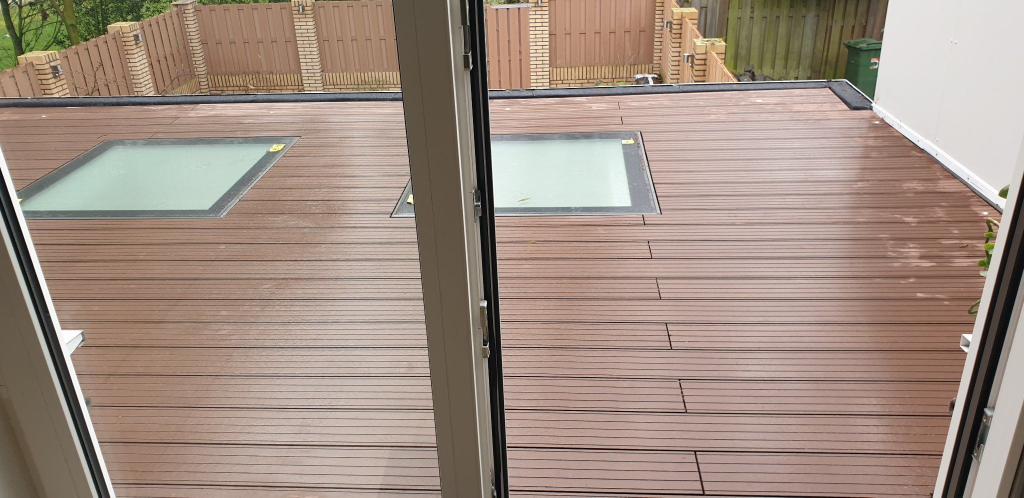
#> input picture assets/aangeleverd/foto-01.jpg, 2048 x 995 px (shown at 1/2 size)
$ python rechtzetten.py ../assets/aangeleverd/foto-01.jpg ../assets/aangeleverd/foto-02.jpg 1.0
#> lines starting #> are read from the running program, lines starting #| are printed output that depends on the picture
#!/usr/bin/env python3
# Zet een scheve foto recht. Detecteert de kleine scheefstand uit de dominante
# horizontale en verticale lijnen, draait die weg, en snijdt het grootste
# rechthoekige vlak met dezelfde beeldverhouding uit - zonder zwarte hoeken.
#
#   python3 tools/rechtzetten.py <in.jpg> <uit.jpg> [hoek]
#
# Zonder [hoek] wordt de hoek automatisch bepaald (begrensd op +-4 graden).
# Met [hoek] wordt die hoek afgedwongen (positief = tegen de klok in rechtzetten).

import sys, math
import numpy as np
from PIL import Image

def grijs_klein(img, maxzij=800):
    g = img.convert("L")
    s = maxzij / max(g.size)
    if s < 1:
        g = g.resize((max(1, int(g.size[0]*s)), max(1, int(g.size[1]*s))))
    return np.asarray(g, dtype=np.float32)

def scheefstand(a):
    # Eenvoudige gradient via centrale verschillen.
    gx = a[1:-1, 2:] - a[1:-1, :-2]
    gy = a[2:, 1:-1] - a[:-2, 1:-1]
    gx = gx[:, :gy.shape[1]]; gy = gy[:gx.shape[0], :]
    mag = np.hypot(gx, gy)
    drempel = np.percentile(mag, 88)
    m = mag > drempel
    if m.sum() < 80:
        return 0.0
    # Richting van de rand staat loodrecht op de gradient.
    rand = np.degrees(np.arctan2(gy[m], gx[m])) + 90.0
    # Vouw naar afwijking van het dichtstbijzijnde veelvoud van 90 graden.
    afw = ((rand + 45.0) % 90.0) - 45.0
    w = mag[m]
    sel = np.abs(afw) <= 5.0
    if sel.sum() < 50:
        return 0.0
    hist, randen = np.histogram(afw[sel], bins=100, range=(-5, 5), weights=w[sel])
    i = int(np.argmax(hist))
    return float((randen[i] + randen[i+1]) / 2)

def grootste_rechthoek(w, h, hoek_rad, doel_aspect):
    # Grootste as-gelijnde rechthoek binnen een om 'hoek' gedraaid w x h beeld.
    s, c = abs(math.sin(hoek_rad)), abs(math.cos(hoek_rad))
    langer = w >= h
    lang, kort = (w, h) if langer else (h, w)
    if kort <= 2*s*c*lang or abs(s-c) < 1e-10:
        x = 0.5*kort
        wr, hr = (x/s, x/c) if langer else (x/c, x/s)
    else:
        c2 = c*c - s*s
        wr = (w*c - h*s)/c2
        hr = (h*c - w*s)/c2
    # Pas de doel-beeldverhouding in deze maximale rechthoek.
    if wr/hr > doel_aspect:
        cw, ch = hr*doel_aspect, hr
    else:
        cw, ch = wr, wr/doel_aspect
    return cw, ch

def main():
    inpad, uitpad = sys.argv[1], sys.argv[2]
    img = Image.open(inpad).convert("RGB")
#> img is the input picture: PIL image 2048x995 RGB; mean R, G, B 161.2, 142.7, 130.6
    W, H = img.size
#> W = 2048; H = 995
    if len(sys.argv) > 3:
        hoek = float(sys.argv[3])
    else:
        a = grijs_klein(img)
        ruw = scheefstand(a)
        # Kies het teken dat de restscheefstand het kleinst maakt.
        beste, best_rest = 0.0, 1e9
        for kand in (ruw, -ruw):
            k = max(-4.0, min(4.0, kand))
            gedr = img.rotate(k, resample=Image.BICUBIC, expand=True)
            rest = abs(scheefstand(grijs_klein(gedr)))
            if rest < best_rest:
                best_rest, beste = rest, k
        hoek = beste
    if abs(hoek) < 0.25:
        img.save(uitpad, quality=95)
        print(f"{inpad}: recht genoeg ({hoek:+.2f} graden), ongewijzigd")
        return
    gedraaid = img.rotate(hoek, resample=Image.BICUBIC, expand=True)
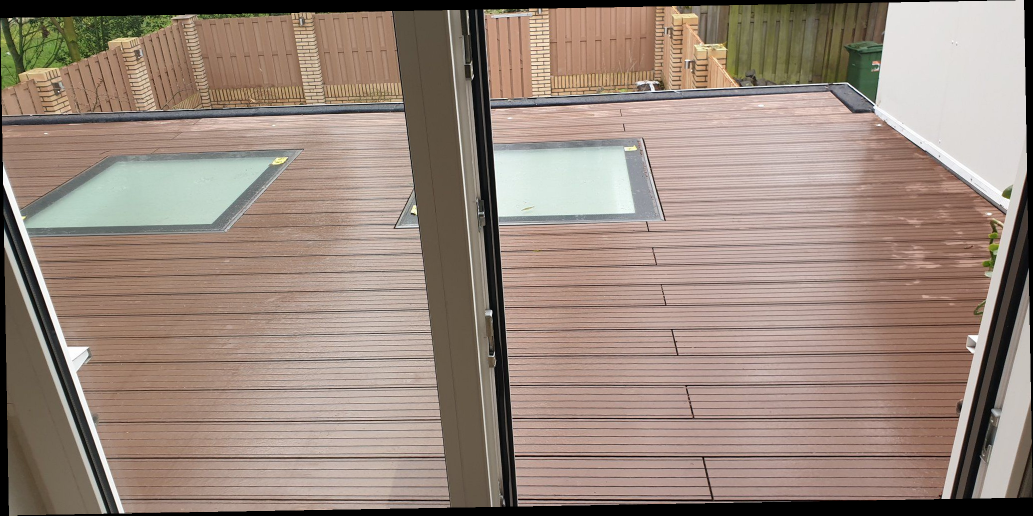
#> gedraaid: PIL image 2066x1031 RGB (shown at 1/2 size); mean R, G, B 153.8, 136.1, 124.5
    GW, GH = gedraaid.size
#> GW = 2066; GH = 1031
    cw, ch = grootste_rechthoek(W, H, math.radians(hoek), W/H)
#> cw = 1975.3; ch = 959.7
    cw, ch = int(cw), int(ch)
#> cw = 1975; ch = 959
    left = (GW - cw)//2; top = (GH - ch)//2
#> after `left = (GW - cw) // 2`: left = 45
#> after `top = (GH - ch) // 2`: top = 36
    bij = gedraaid.crop((left, top, left+cw, top+ch)).resize((W, H), Image.LANCZOS)
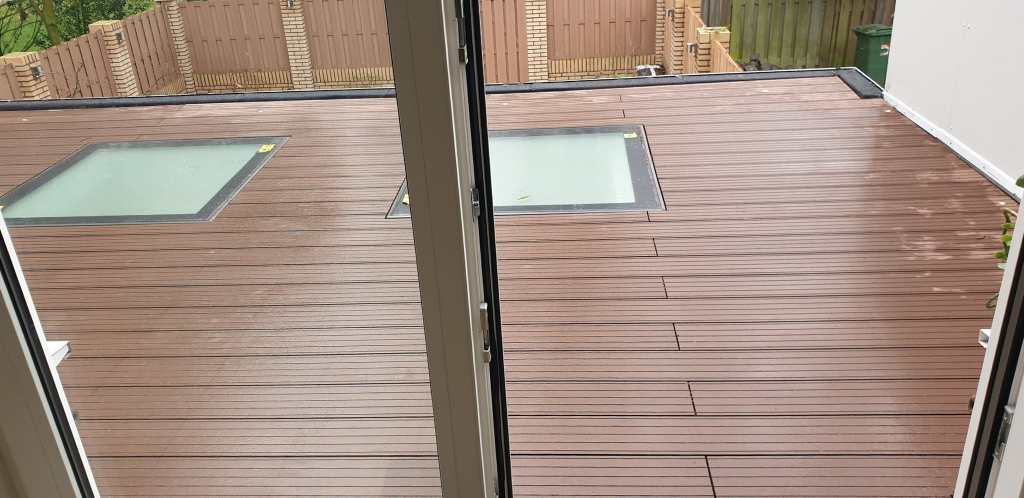
#> bij: PIL image 2048x995 RGB (shown at 1/2 size); mean R, G, B 162.3, 143.3, 131.2
    bij.save(uitpad, quality=95)
    print(f"{inpad}: rechtgezet {hoek:+.2f} graden")

if __name__ == "__main__":
    main()

$ run again, on assets/aangeleverd/foto-03.jpg
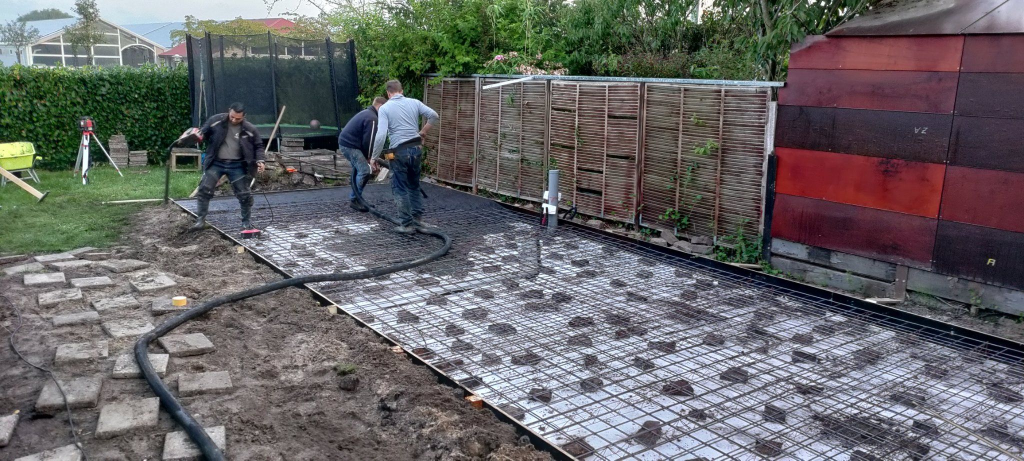
#> input picture assets/aangeleverd/foto-03.jpg, 2048 x 921 px (shown at 1/2 size)
#> in main, img is the input picture: PIL image 2048x921 RGB; mean R, G, B 102.1, 100.8, 101.9
#> in main, `gedraaid = img.rotate(hoek, resample=Image.BICUBIC, expand=True)`:
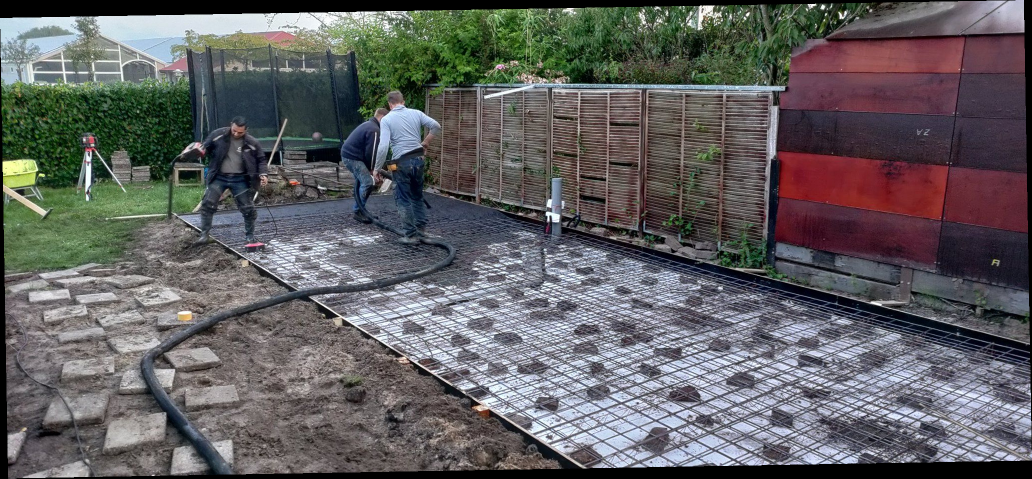
#> gedraaid: PIL image 2064x957 RGB (shown at 1/2 size); mean R, G, B 97, 95.8, 96.8
#> in main, `bij = gedraaid.crop((left, top, left+cw, top+ch)).resize((W, H), Image..`:
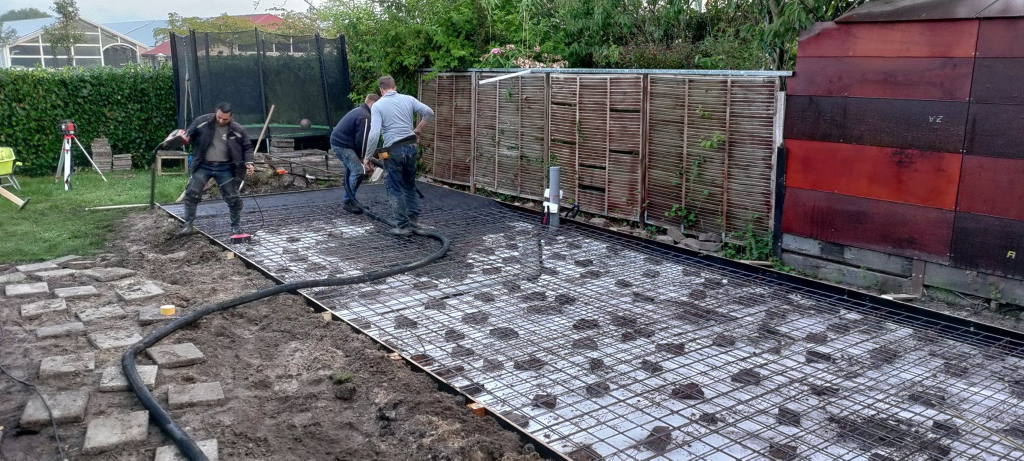
#> bij: PIL image 2048x921 RGB (shown at 1/2 size); mean R, G, B 101.1, 99.5, 101.1

$ run again, on assets/aangeleverd/foto-04.jpg
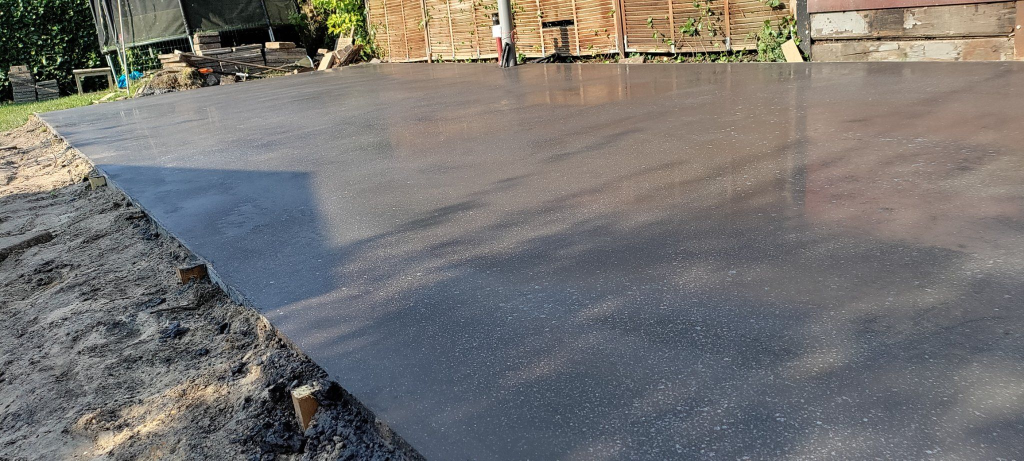
#> input picture assets/aangeleverd/foto-04.jpg, 2048 x 921 px (shown at 1/2 size)
#> in main, img is the input picture: PIL image 2048x921 RGB; mean R, G, B 117.4, 115.3, 113.3
#> in main, `gedraaid = img.rotate(hoek, resample=Image.BICUBIC, expand=True)`:
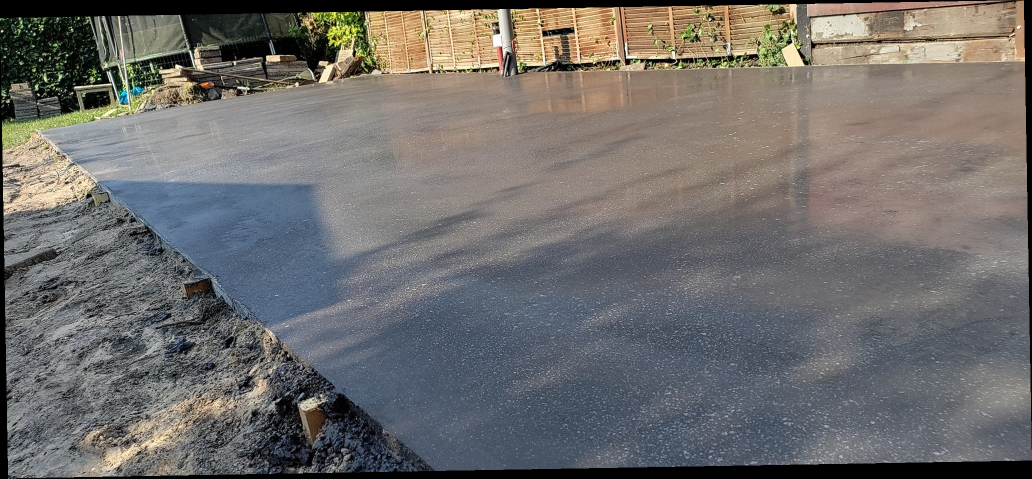
#> gedraaid: PIL image 2064x957 RGB (shown at 1/2 size); mean R, G, B 111.7, 109.6, 107.8
#> in main, `bij = gedraaid.crop((left, top, left+cw, top+ch)).resize((W, H), Image..`:
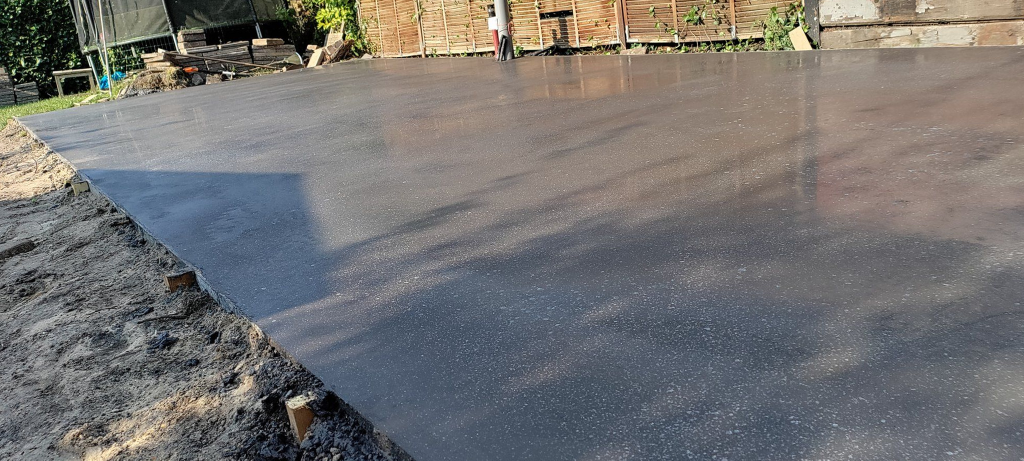
#> bij: PIL image 2048x921 RGB (shown at 1/2 size); mean R, G, B 116.5, 114.7, 113.5

$ run again, on assets/aangeleverd/foto-05.jpg
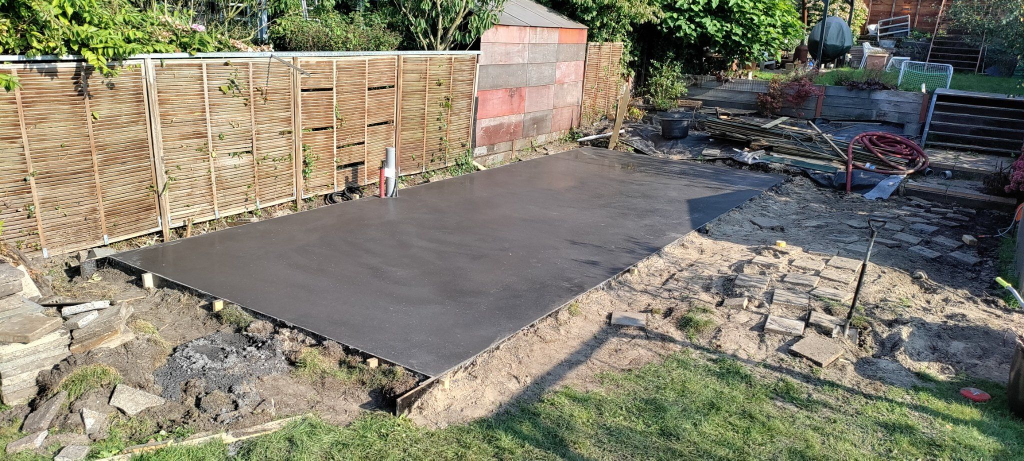
#> input picture assets/aangeleverd/foto-05.jpg, 2048 x 921 px (shown at 1/2 size)
#> in main, img is the input picture: PIL image 2048x921 RGB; mean R, G, B 130.4, 126.5, 110
#> in main, `gedraaid = img.rotate(hoek, resample=Image.BICUBIC, expand=True)`:
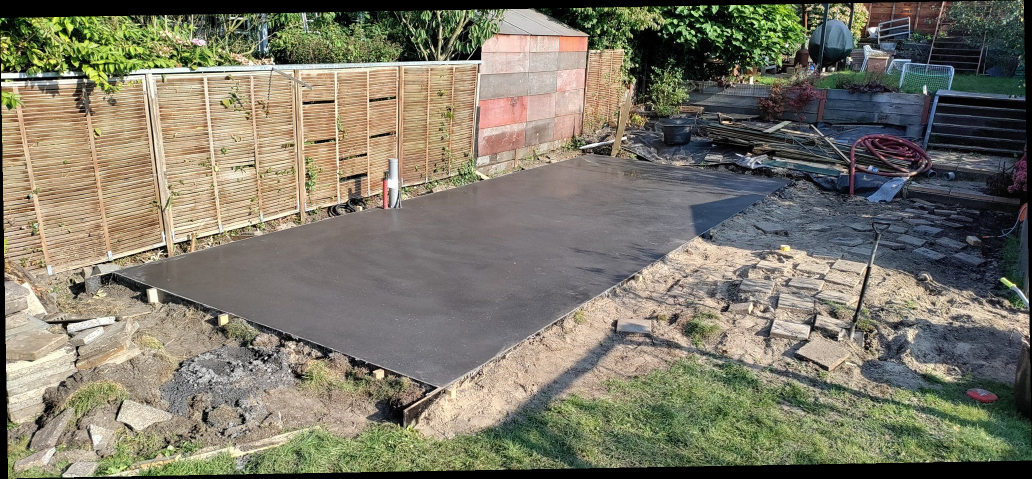
#> gedraaid: PIL image 2064x957 RGB (shown at 1/2 size); mean R, G, B 124, 120.3, 104.6
#> in main, `bij = gedraaid.crop((left, top, left+cw, top+ch)).resize((W, H), Image..`:
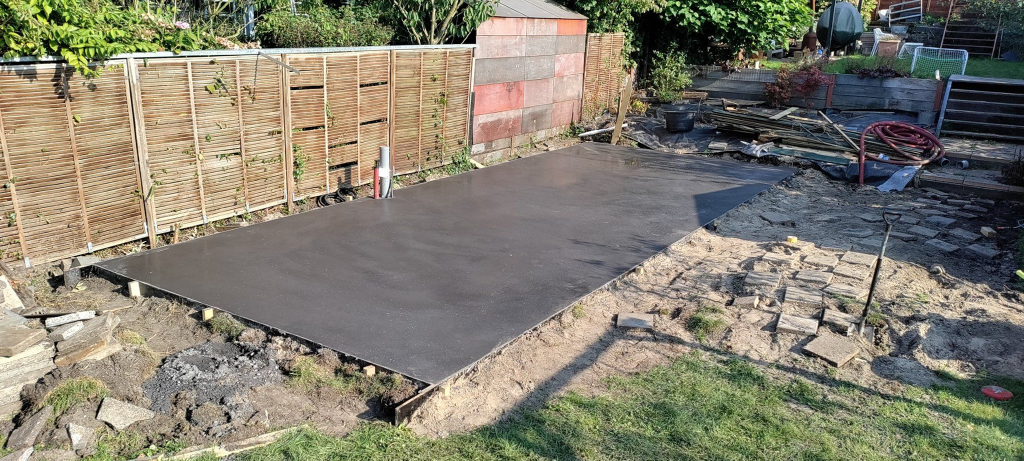
#> bij: PIL image 2048x921 RGB (shown at 1/2 size); mean R, G, B 131.5, 127, 111.3
